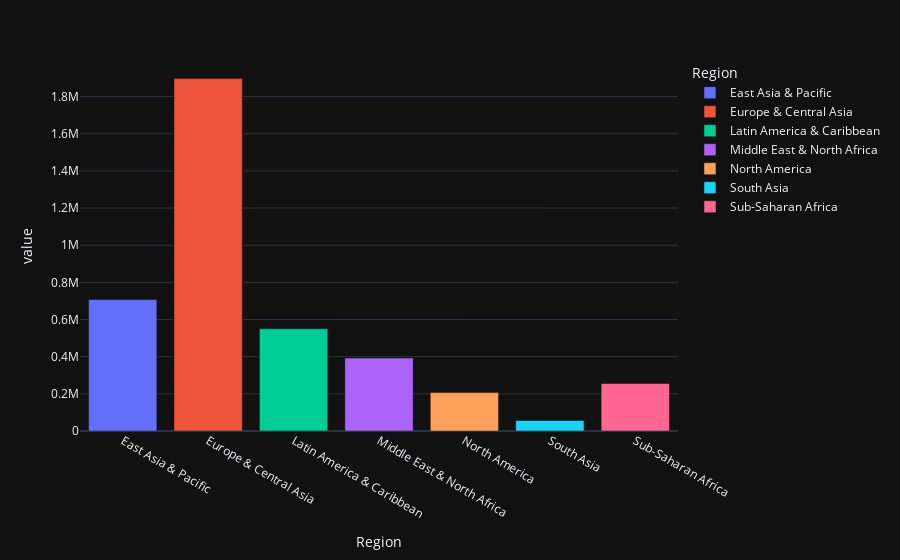

This figure's notebook cell:
### Markdown cell above
## Bar Chart

### Code cell
fig=px.bar(df7,x="Region",y="value",color="Region",template="plotly_dark")
fig.show()

### Figure 1 — Plotly figure (JSON) as saved in the notebook; plotly's stock layout.template omitted (floating-point values rounded to 4 significant figures)
{"data": [{"alignmentgroup": "True", "hovertemplate": "Region=%{x}<br>value=%{y}<extra></extra>", "legendgroup": "East Asia & Pacific", "marker": {"color": "#636efa", "pattern": {"shape": ""}}, "name": "East Asia & Pacific", "offsetgroup": "East Asia & Pacific", "orientation": "v", "showlegend": true, "textposition": "auto", "type": "bar", "x": ["East Asia & Pacific"], "xaxis": "x", "y": [708300.0], "yaxis": "y"}, {"alignmentgroup": "True", "hovertemplate": "Region=%{x}<br>value=%{y}<extra></extra>", "legendgroup": "Europe & Central Asia", "marker": {"color": "#EF553B", "pattern": {"shape": ""}}, "name": "Europe & Central Asia", "offsetgroup": "Europe & Central Asia", "orientation": "v", "showlegend": true, "textposition": "auto", "type": "bar", "x": ["Europe & Central Asia"], "xaxis": "x", "y": [1897000.0], "yaxis": "y"}, {"alignmentgroup": "True", "hovertemplate": "Region=%{x}<br>value=%{y}<extra></extra>", "legendgroup": "Latin America & Caribbean ", "marker": {"color": "#00cc96", "pattern": {"shape": ""}}, "name": "Latin America & Caribbean ", "offsetgroup": "Latin America & Caribbean ", "orientation": "v", "showlegend": true, "textposition": "auto", "type": "bar", "x": ["Latin America & Caribbean "], "xaxis": "x", "y": [550000.0], "yaxis": "y"}, {"alignmentgroup": "True", "hovertemplate": "Region=%{x}<br>value=%{y}<extra></extra>", "legendgroup": "Middle East & North Africa", "marker": {"color": "#ab63fa", "pattern": {"shape": ""}}, "name": "Middle East & North Africa", "offsetgroup": "Middle East & North Africa", "orientation": "v", "showlegend": true, "textposition": "auto", "type": "bar", "x": ["Middle East & North Africa"], "xaxis": "x", "y": [392500.0], "yaxis": "y"}, {"alignmentgroup": "True", "hovertemplate": "Region=%{x}<br>value=%{y}<extra></extra>", "legendgroup": "North America", "marker": {"color": "#FFA15A", "pattern": {"shape": ""}}, "name": "North America", "offsetgroup": "North America", "orientation": "v", "showlegend": true, "textposition": "auto", "type": "bar", "x": ["North America"], "xaxis": "x", "y": [206600.0], "yaxis": "y"}, {"alignmentgroup": "True", "hovertemplate": "Region=%{x}<br>value=%{y}<extra></extra>", "legendgroup": "South Asia", "marker": {"color": "#19d3f3", "pattern": {"shape": ""}}, "name": "South Asia", "offsetgroup": "South Asia", "orientation": "v", "showlegend": true, "textposition": "auto", "type": "bar", "x": ["South Asia"], "xaxis": "x", "y": [56440.0], "yaxis": "y"}, {"alignmentgroup": "True", "hovertemplate": "Region=%{x}<br>value=%{y}<extra></extra>", "legendgroup": "Sub-Saharan Africa ", "marker": {"color": "#FF6692", "pattern": {"shape": ""}}, "name": "Sub-Saharan Africa ", "offsetgroup": "Sub-Saharan Africa ", "orientation": "v", "showlegend": true, "textposition": "auto", "type": "bar", "x": ["Sub-Saharan Africa "], "xaxis": "x", "y": [255500.0], "yaxis": "y"}], "layout": {"barmode": "relative", "legend": {"title": {"text": "Region"}, "tracegroupgap": 0}, "margin": {"t": 60}, "xaxis": {"anchor": "y", "categoryarray": ["East Asia & Pacific", "Europe & Central Asia", "Latin America & Caribbean ", "Middle East & North Africa", "North America", "South Asia", "Sub-Saharan Africa "], "categoryorder": "array", "domain": [0, 1], "title": {"text": "Region"}}, "yaxis": {"anchor": "x", "domain": [0, 1], "title": {"text": "value"}}}}
